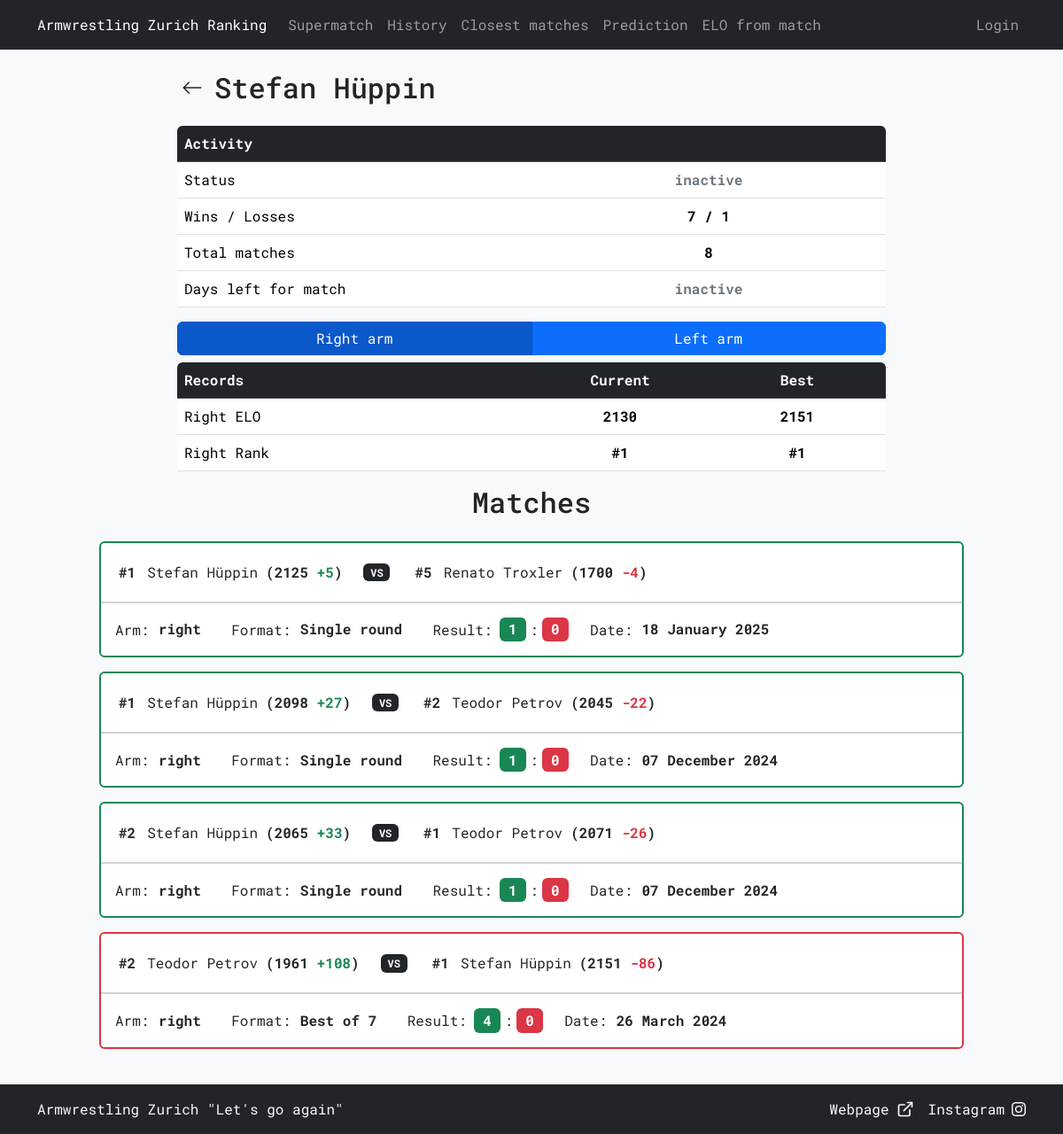
The app's page /view_member?id=17, older data.
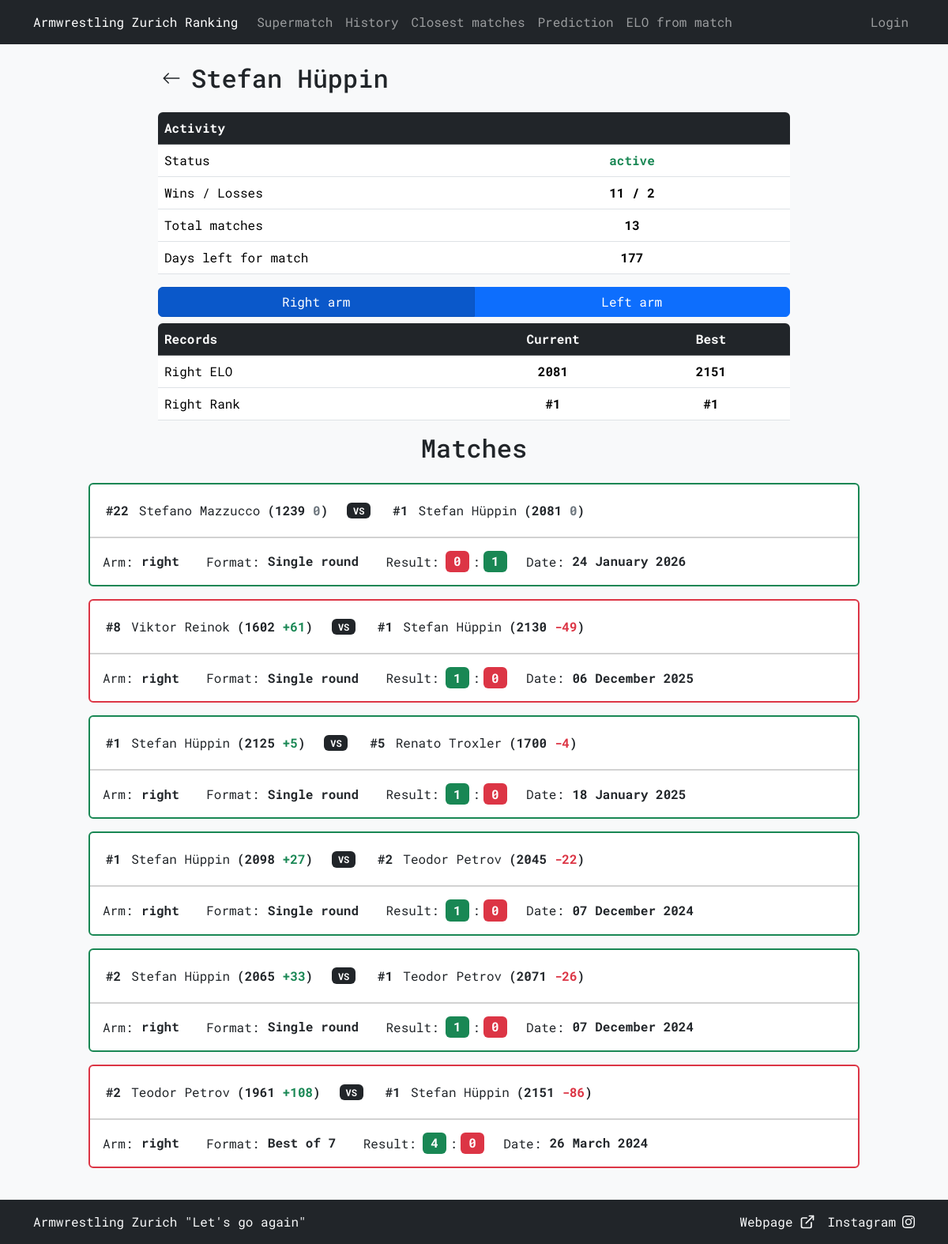
The same page, newer data.
### tables this page shows
CREATE TABLE "armwrestlers" (
    id INTEGER PRIMARY KEY AUTOINCREMENT,
    name TEXT NOT NULL UNIQUE,
    right_elo INTEGER NOT NULL,
    left_elo INTEGER NOT NULL,
    right_rank INTEGER,
    left_rank INTEGER,
    added_by TEXT NOT NULL,
    active_until DATE NOT NULL,
    last_edited_by TEXT,
    FOREIGN KEY (added_by) REFERENCES users(username)
);

CREATE TABLE "history" (
    id INTEGER PRIMARY KEY AUTOINCREMENT,
    armwrestler1_id INTEGER NOT NULL,
    armwrestler2_id INTEGER NOT NULL,
    arm TEXT NOT NULL CHECK (arm IN ('right', 'left')),
    armwrestler1_rank INTEGER NOT NULL,
    armwrestler2_rank INTEGER NOT NULL,
    armwrestler1_elo INTEGER NOT NULL,
    armwrestler2_elo INTEGER NOT NULL,
    armwrestler1_score INTEGER NOT NULL,
    armwrestler2_score INTEGER NOT NULL,
    armwrestler1_elo_diff INTEGER NOT NULL,
    armwrestler2_elo_diff INTEGER NOT NULL,
    selected_format TEXT NOT NULL,
    date DATETIME DEFAULT CURRENT_TIMESTAMP,
    added_by TEXT NOT NULL,
    FOREIGN KEY (armwrestler1_id) REFERENCES armwrestlers(id),
    FOREIGN KEY (armwrestler2_id) REFERENCES armwrestlers(id),
    FOREIGN KEY (added_by) REFERENCES users(username)
);

### armelo_app.py (the view, shortened to what this page needs)
@app.route("/view_member", methods=["GET"])
def view_member():
    try:
        id = int(request.args.get('id'))
    except (ValueError, IndexError):
        raise NotFound()
    arm = request.args.get('arm', 'right')
    name_result = db_execute('SELECT name FROM armwrestlers WHERE id = ?', id)
    if not name_result:
        raise NotFound()
    name = name_result[0][0]
    query = '''
        SELECT
            CASE WHEN a.active_until >= DATE('now') THEN 'active' ELSE 'inactive' END AS current_status,
            a.right_elo, a.left_elo, a.right_rank, a.left_rank,
            a.active_until
        FROM armwrestlers a
        WHERE a.id = ?
    '''
    current_status, current_right_elo, current_left_elo, current_right_rank, current_left_rank, active_until = db_execute(query, id)[0]
    wins, losses = 0, 0
    active_until_date = datetime.strptime(active_until, '%Y-%m-%d')
    days_left = (active_until_date - datetime.today()).days + 1
    days_left = days_left if days_left >= 0 else "inactive"
    history = db_execute('''
        SELECT a1.id AS armwrestler1_id, a1.name AS armwrestler1_name, a2.id AS armwrestler2_id, a2.name AS armwrestler2_name, h.arm,
               h.armwrestler1_rank, h.armwrestler2_rank, h.armwrestler1_elo, h.armwrestler2_elo,
               h.armwrestler1_score, h.armwrestler2_score, h.armwrestler1_elo_diff, h.armwrestler2_elo_diff,
               h.selected_format, h.date
        FROM history h
        JOIN armwrestlers a1 ON h.armwrestler1_id = a1.id
        JOIN armwrestlers a2 ON h.armwrestler2_id = a2.id
        WHERE h.armwrestler1_id = ? OR h.armwrestler2_id = ?
        ORDER BY h.id DESC
    ''', id, id)
    selected_arm_history = []
    if history:
        best_right_elo = current_right_elo
        best_left_elo = current_left_elo
        best_right_rank = current_right_rank
        best_left_rank = current_left_rank
        wins_losses = []
        for record in history:
            is_armwrestler1 = record[0] == id
            match_arm = record[4]
            elo = record[7] if is_armwrestler1 else record[8]
            rank = record[5] if is_armwrestler1 else record[6]
            if (is_armwrestler1 and record[9] > record[10]) or (not is_armwrestler1 and record[9] < record[10]):
                wins += 1
                if match_arm == arm:
                    wins_losses.append("win")
            elif (is_armwrestler1 and record[9] < record[10]) or (not is_armwrestler1 and record[9] > record[10]):
                losses += 1
                if match_arm == arm:
                    wins_losses.append("loss")
            else:
                if match_arm == arm:
                    wins_losses.append("draw")
            if match_arm == 'right':
                best_right_elo = max(best_right_elo, elo)
                best_right_rank = min(best_right_rank, rank) if best_right_rank is not None else rank
                if arm == 'right':
                    selected_arm_history.append(record)
            elif match_arm == 'left':
                best_left_elo = max(best_left_elo, elo)
                best_left_rank = min(best_left_rank, rank) if best_left_rank is not None else rank
                if arm == 'left':
                    selected_arm_history.append(record)
        formatted_data = get_matches_formatted_data(selected_arm_history)
        total_matches = len(history)
    badges_for_arm = db_execute('''
        SELECT badges.name, badges.color
        FROM armwrestler_badges
        JOIN badges ON armwrestler_badges.badge_id = badges.id
        WHERE armwrestler_badges.armwrestler_id = ? AND armwrestler_badges.arm = ?
    ''', id, arm)
    template_data = {
        'id': id,
        'name': name,
        'current_right_elo': current_right_elo, 'current_left_elo': current_left_elo,
        'current_right_rank': current_right_rank, 'current_left_rank': current_left_rank,
        'best_right_elo': best_right_elo, 'best_left_elo': best_left_elo,
        'best_right_rank': best_right_rank, 'best_left_rank': best_left_rank,
        'current_status': current_status,
        'matches': selected_arm_history, 'formatted_data': formatted_data,
        'wins': wins, 'losses': losses, 'total_matches': total_matches,
        'days_left': days_left, 'wins_losses': wins_losses,
        'arm': arm,
        'badges_for_arm': badges_for_arm
    }
    if request.headers.get('HX-Request'):
        return render_template('view_member_partial.html', **template_data)
    return render_template('view_member.html', **template_data)

### templates/view_member.html (shortened to what this page needs)
{% extends "layout.html" %}
{% block content %}
<div class="mx-auto" style="max-width: 800px;">
    <div class="mb-4">
        <div class="row p-auto m-auto">
            <div class="col-auto p-0 d-flex align-items-center">
                <form action="{{ url_for('ranking') }}" method="GET">
                    <button type="submit" class="btn btn-generic px-1 py-1 d-flex align-items-center">
                        <svg xmlns="http://www.w3.org/2000/svg" width="24" height="24" fill="currentColor" class="bi bi-arrow-left" viewBox="0 0 16 16">
                            <path fill-rule="evenodd" d="M15 8a.5.5 0 0 0-.5-.5H2.707l3.147-3.146a.5.5 0 1 0-.708-.708l-4 4a.5.5 0 0 0 0 .708l4 4a.5.5 0 0 0 .708-.708L2.707 8.5H14.5A.5.5 0 0 0 15 8"/>
                        </svg>
                    </button>
                </form>
            </div>
            <div class="col d-flex align-items-center px-2">
                <h2 class="mb-0">{{ name }}</h2>
            </div>
        </div>
    </div>
    <div class="table-responsive rounded">
        <table class="table">
            <thead class="table-dark">
                <tr>
                    <th colspan="2" class="align-middle">Activity</th>
                </tr>
            </thead>
            <tbody>
                <tr>
                    <td class="w-50 align-middle">Status</td>
                    <td class="text-center align-middle">
                        <span class="{% if current_status == 'active' %}text-success{% else %}text-secondary{% endif %}">
                            <strong>{{ current_status }}</strong>
                        </span>
                    </td>
                </tr>
                <tr>
                    <td class="w-50 align-middle">Wins / Losses</td>
                    <td class="text-center align-middle">
                        <strong>{{ wins }} / {{ losses }}</strong>
                    </td>
                </tr>
                <tr>
                    <td class="w-50 align-middle">Total matches</td>
                    <td class="text-center align-middle">
                        <strong>{{ total_matches }}</strong>
                    </td>
                </tr>
                <tr>
                    <td class="w-50 align-middle">Days left for match</td>
                    <td class="text-center align-middle {% if days_left == 'inactive' %}text-secondary{% endif %}">
                        <strong>{{ days_left }}</strong>
                    </td>
                </tr>
            </tbody>
        </table>
    </div>
</div>
<div id="arm_info">
    {% include 'view_member_partial.html' %}
</div>
{% endblock %}

### templates/view_member_partial.html (shortened to what this page needs)
<div class="mx-auto" style="max-width: 800px;">
    <div class="btn-group btn-group-toggle mb-2 w-100" data-toggle="buttons">
        <a href="{{ url_for('view_member', arm='right', id=id) }}"
            class="btn btn-primary w-50 {{ 'active' if arm == 'right' else '' }}"
            role="button"
            hx-get="{{ url_for('view_member', id=id, arm='right') }}"
            hx-target="#arm_info"
            hx-swap="innerHTML"
            aria-pressed="{{ 'true' if arm == 'right' else 'false' }}">Right arm</a>
        <a href="{{ url_for('view_member', arm='left', id=id) }}"
            class="btn btn-primary w-50 {{ 'active' if arm == 'left' else '' }}"
            role="button"
            hx-get="{{ url_for('view_member', id=id, arm='left') }}"
            hx-target="#arm_info"
            hx-swap="innerHTML"
            aria-pressed="{{ 'true' if arm == 'left' else 'false' }}">Left arm</a>
    </div>
    <div class="table-responsive rounded">
        <table class="table">
            <thead class="table-dark">
                <tr>
                    <th class="w-50 align-middle">Records</th>
                    <th class="text-center w-25 align-middle">Current</th>
                    <th class="text-center w-25 align-middle">Best</th>
                </tr>
            </thead>
            <tbody>
                {% if arm == 'right' %}
                <tr>
                    <td class="align-middle">Right ELO</td>
                    <td class="text-center align-middle"><strong>{{ current_right_elo }}</strong></td>
                    <td class="text-center align-middle"><strong>{{ best_right_elo }}</strong></td>
                </tr>
                <tr>
                    <td class="align-middle">Right Rank</td>
                    <td class="text-center align-middle">
                        <strong>{% if current_right_rank %}#{% endif %}{{ current_right_rank }}</strong>
                    </td>
                    <td class="text-center align-middle">
                        <strong>{% if best_right_rank %}#{% endif %}{{ best_right_rank }}</strong>
                    </td>
                </tr>
                {% endif %}
            </tbody>
        </table>
    </div>
</div>
<div class="col-auto text-center mb-4">
    <h2>Matches</h2>
</div>
{% if matches %}
{% include 'matches_partial.html' %}
{% else %}
<div class="alert alert-secondary">
    The armwrestler has not had any matches on the <strong>{{ arm }}</strong> arm.
</div>
{% endif%}

### templates/matches_partial.html (shortened to what this page needs)
{% for match in matches %}
<div class="col-12 mb-3">
    {% if wins_losses %}
        {% if wins_losses[loop.index - 1] == 'win' %}
            <div class="card border-success card-wider-border">
        {% elif wins_losses[loop.index - 1] == 'loss' %}
            <div class="card border-danger card-wider-border">
        {% else %}
            <div class="card card-wider-border">
        {% endif %}
    {% else %}
        <div class="card">
    {% endif %}
            <div class="card-header bg-transparent">
                <div class="row mt-2">
                    <div class="col-12 col-lg-auto mb-2 d-flex justify-content-center">
                        <div class="d-flex align-items-center gap-0 align-middle">
                            {% if match[5] %}
                            <strong class="align-middle p-1">#{{ match[5] }}</strong>
                            {% endif %}
                            <a href="{{ url_for('view_member', id=match[0]) }}" class="btn btn-generic text-start px-2 py-1 m-0 text-nowrap">
                            {{ match[1] }}
                            </a>
                            <strong class="text-nowrap align-middle">({{ match[7] }} <span class="{{ formatted_data[loop.index - 1][2] }}">{{ formatted_data[loop.index - 1][4] }}</span>)</strong>
                        </div>
                    </div>
                    <div class="col-12 col-lg-auto text-center mb-2 d-flex align-items-center justify-content-center">
                        <span class="badge bg-dark">VS</span>
                    </div>
                    <div class="col-12 col-lg-auto mb-2 d-flex justify-content-center">
                        <div class="d-flex align-items-center gap-0 align-middle">
                            {% if match[6] %}
                            <strong class="align-middle p-1">#{{ match[6] }}</strong>
                            {% endif %}
                            <a href="{{ url_for('view_member', id=match[2]) }}" class="btn btn-generic text-start px-2 py-1 m-0 text-nowrap">
                                {{ match[3] }}
                            </a>
                            <strong class="text-nowrap align-middle">({{ match[8] }} <span class="{{ formatted_data[loop.index - 1][3] }}">{{ formatted_data[loop.index - 1][5] }}</span>)</strong>
                        </div>
                    </div>
                </div>
            </div>
            <div class="card-body">
                <div class="card-text">
                    <div class="row justify-content-start">
                        <div class="col-12 col-lg-auto mb-2 mb-lg-0 text-start">
                            Arm:<span class="fs-6 mx-0 badge text-dark">{{ match[4] }}</span>
                        </div>
                        <div class="col-12 col-lg-auto mb-2 mb-lg-0 text-start">
                            Format:<span class="fs-6 mx-0 badge text-dark">{{ match[13] }}</span>
                        </div>
                        <div class="col-12 col-lg-auto mb-2 mb-lg-0 text-start">
                            Result:<span class="fs-6 ms-2 me-1 badge {{ formatted_data[loop.index - 1][0] }}">{{ match[9] }}</span>:<span class="fs-6 ms-1 me-0 badge {{ formatted_data[loop.index - 1][1] }}">{{ match[10] }}</span>
                        </div>
                        <div class="col-12 col-lg-auto mb-0 mb-lg-0 text-start">
                            Date:<span class="fs-6 mx-0 badge text-dark">{{ formatted_data[loop.index - 1][6] }}</span>
                        </div>
                    </div>
                </div>
            </div>
        </div>
</div>
{% endfor %}

Row changes from the older to the newer data that the page shows:
changed armwrestlers "Stefan Hüppin": right_elo "2130" → "2081"
added history: armwrestler1_rank "22", name "Stefano Mazzucco", armwrestler1_elo "1239", index "0", armwrestler2_rank "1", name "Stefan Hüppin", armwrestler2_elo "2081", arm "right", selected_format "Single round", armwrestler1_score "0", armwrestler2_score "1", date "24 January 2026"
added history: armwrestler1_rank "8", name "Viktor Reinok", armwrestler1_elo "1602", index "+61", armwrestler2_rank "1", name "Stefan Hüppin", armwrestler2_elo "2130", armwrestler2_elo_diff "-49", arm "right", selected_format "Single round", armwrestler1_score "1", armwrestler2_score "0", index "06 December 2025"
Text that changed along with them:
{{ current_status }}: "inactive" → "active"
{{ wins }}: "7" → "11"
{{ losses }}: "1" → "2"
{{ total_matches }}: "8" → "13"
{{ days_left }}: "inactive" → "177"
